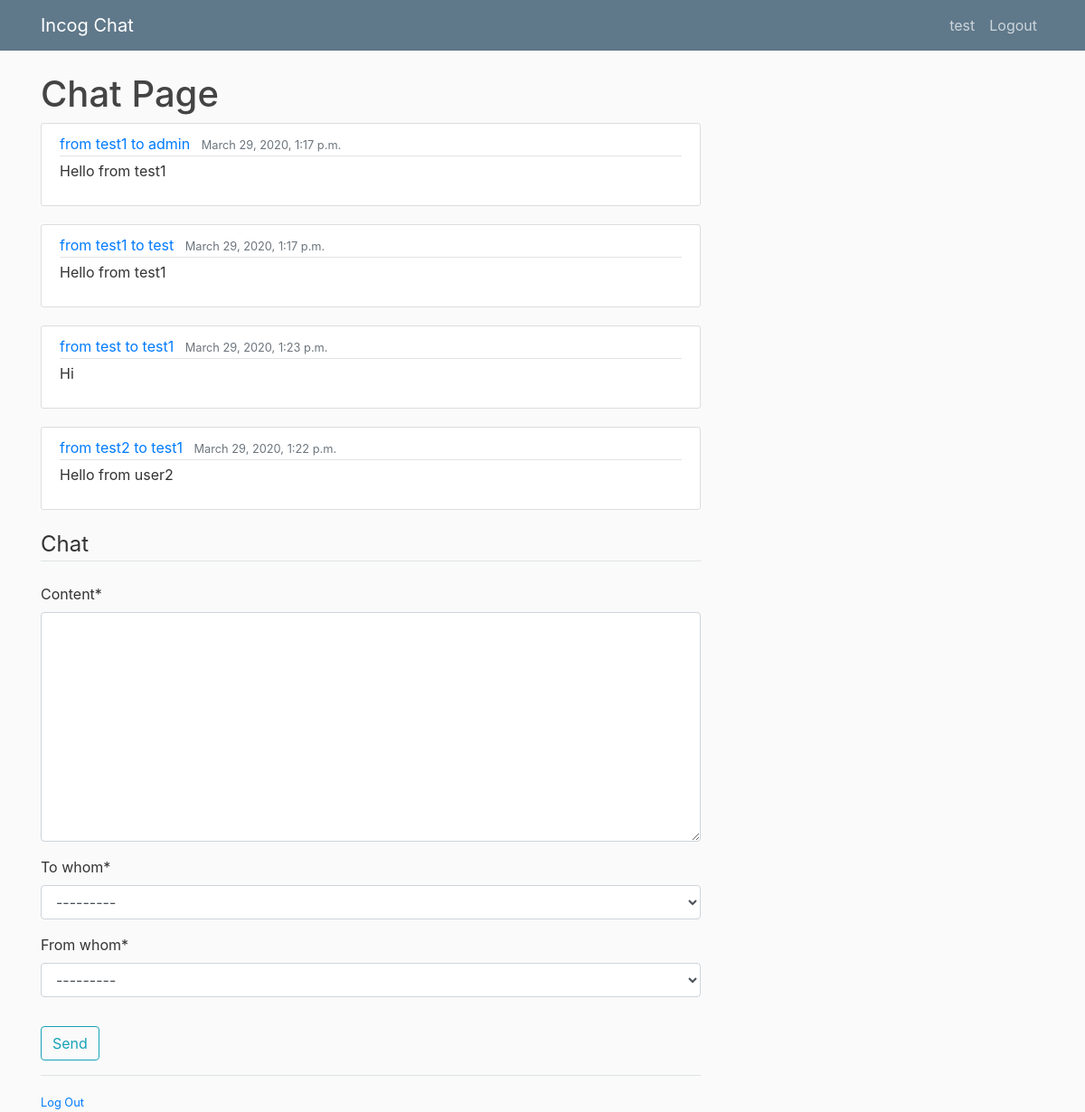
The page / (signed in) on the database as committed earlier.
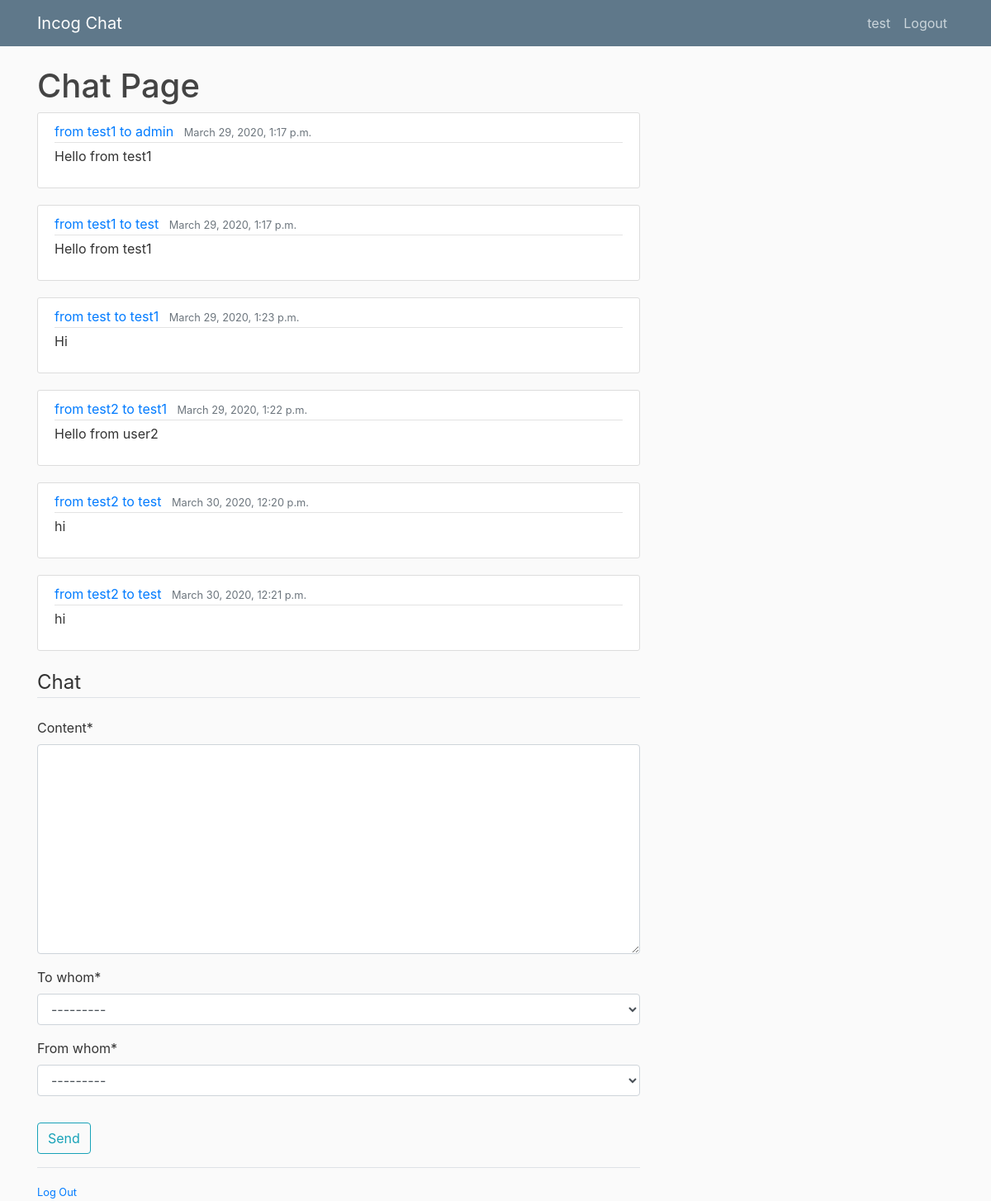
The same page on the database as committed later.
### chat/models.py (models this page shows, shortened)
class Message(models.Model):
    content = models.TextField()
    date_posted = models.DateTimeField(default=timezone.now)
    from_whom = models.ForeignKey(User, on_delete=models.CASCADE, related_name='from_whom')
    to_whom = models.ForeignKey(User, on_delete=models.CASCADE, related_name='to_whom')

### chat/views.py (the view)
# urls.py: path('', chat_views.chatpage, name='chat-home'),
@login_required
def chatpage(request):
    if request.method == 'POST':
        form = ChatInputForm(request.POST)
        if form.is_valid():
            form.save()
            return redirect('chat-home')
    else:
        form = ChatInputForm()
    return render(request, 'chat/chat.html', {'form': form, 'chats': Message.objects.all()})

### chat/forms.py
class ChatInputForm(forms.ModelForm):
    class Meta:
        model = Message
        fields = ['content', 'to_whom', 'from_whom']

### chat/templates/chat/chat.html (shortened to what this page needs)
{% extends "chat/base.html" %}
{% load crispy_forms_tags %}
{% block content %}
    <h1>Chat Page</h1>
    {% for chat in chats %}
    <article class="media content-section">
        <div class="media-body">
            <div class="article-metadata">
                <a class="mr-2" href="#">from {{ chat.from_whom }} to {{ chat.to_whom }} </a>
                <small class="text-muted">{{ chat.date_posted }}</small>
            </div>
            <p class="article-content">{{ chat.content }}</p>
        </div>
    </article>
    {% endfor %}
    <form method="POST">
        <fieldset class="form-group">
            <legend class="border-bottom mb-4">Chat</legend>
            {{ form |crispy}}
        </fieldset>
        <div class="form-group">
            <button class="btn btn-outline-info" type="submit">Send</button>
        </div>
    </form>
    <div class="border-top pt-3">
        <small class="text-muted">
            <a href="{% url 'logout' %}">Log Out</a>
        </small>
    </div>
{% endblock content %}

Rows that differ between the two databases and show on the page:
added Message: from_whom "test2", to_whom "test", date_posted "March 30, 2020, 12:20 p.m.", content "hi"
added Message: from_whom "test2", to_whom "test", date_posted "March 30, 2020, 12:21 p.m.", content "hi"
